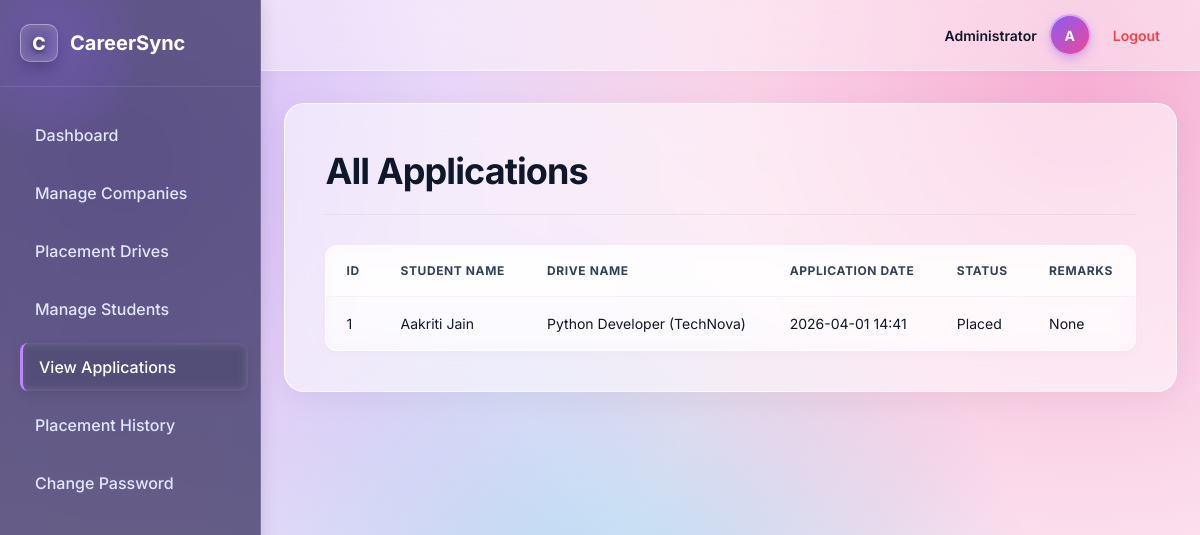
The page /admin/applications (signed in) on the database its author committed.
### models.py (models this page shows)
class Application(db.Model):
    id = db.Column(db.Integer, primary_key = True)
    student_id = db.Column(db.Integer, db.ForeignKey('student.id'), nullable = False)
    drive_id = db.Column(db.Integer, db.ForeignKey('placement_drive.id'), nullable = False)
    application_date = db.Column(db.DateTime, default = datetime.now(UTC))
    status = db.Column(db.String(50), default = "Applied")
    remarks = db.Column(db.String(100))
    __table_args__ = (db.UniqueConstraint('student_id', 'drive_id', name = 'unique_application'),)

class Student(db.Model):
    id = db.Column(db.Integer, primary_key = True)
    full_name = db.Column(db.String(100), nullable = False)
    email = db.Column(db.String(100), nullable = False, unique = True)
    pass_hash = db.Column(db.String(100), nullable = False )
    phone_number = db.Column(db.Integer, nullable = False)
    degree = db.Column(db.String(100), nullable = False)
    branch = db.Column(db.String(100), nullable = False)
    cgpa = db.Column(db.Float, nullable = False)
    skills = db.Column(db.String(100), nullable = False)
    resume_filename = db.Column(db.String(100), nullable = False)
    is_active = db.Column(db.Boolean, default = True)
    internship_experience = db.Column(db.String(100))
    co_curricular_achievements = db.Column(db.String(100))
    created_at = db.Column(db.DateTime, default = datetime.now(UTC))
    applications = db.relationship('Application', backref = 'student', lazy = True)
    placements = db.relationship('Placement', backref = 'student', lazy = True)

class PlacementDrive(db.Model):
    id = db.Column(db.Integer, primary_key = True)
    company_id = db.Column(db.Integer, db.ForeignKey('company.id'), nullable=False)
    job_title = db.Column(db.String(100), nullable = False)
    job_description = db.Column(db.Text, nullable = False)
    skills_required = db.Column(db.String(100), nullable = False)
    package_range = db.Column(db.String(100))
    location = db.Column(db.String(100), nullable = False)
    application_deadline = db.Column(db.DateTime, nullable = False)
    status = db.Column(db.String(50), default = "Pending")
    created_at = db.Column(db.DateTime, default = datetime.now(UTC))
    applications = db.relationship('Application', backref = 'drive', lazy = True)
    eligibility_criteria = db.Column(db.String(100), nullable = False)

class Company(db.Model):
    id = db.Column(db.Integer, primary_key = True)
    company_name = db.Column(db.String(100), nullable = False)
    email = db.Column(db.String(100), nullable = False, unique = True)
    pass_hash = db.Column(db.String(100), nullable = False )
    hr_contact = db.Column(db.Integer, nullable = False)
    website = db.Column(db.String(100), nullable = False)
    domain = db.Column(db.String(100), nullable = False)
    description = db.Column(db.Text, nullable = False)
    approval_status = db.Column(db.String(50), default = "Pending")
    is_active = db.Column(db.Boolean, default = True)
    created_at = db.Column(db.DateTime, default = datetime.now(UTC))
    type_of_employment = db.Column(db.String(100))
    drives = db.relationship('PlacementDrive', backref = 'company', lazy = True)

### app.py (the view)
@app.route("/admin/applications")
def admin_applications():
    if not admin_logged_in():
        flash("Unauthorized access.")
        return redirect(url_for("login"))
    applications = Application.query.all()
    return render_template("admin_applications.html", applications = applications)

### app.py (called while the page is built)
def admin_logged_in():
    return "user_id" in session and session.get("role") =="admin"

### templates/admin_applications.html (shortened to what this page needs)
{% extends "base.html" %}
{% block content %}
<h1>All Applications</h1>
<table>
    <tr>
        <th>ID</th>
        <th>Student Name</th>
        <th>Drive Name</th>
        <th>Application Date</th>
        <th>Status</th>
        <th>Remarks</th>
    </tr>
    {% for application in applications %}
    <tr>
        <td>{{ application.id }}</td>
        <td>{{ application.student.full_name }}</td>
        <td>{{ application.drive.job_title }} ({{ application.drive.company.company_name }})</td>
        <td>{{ application.application_date.strftime('%Y-%m-%d %H:%M') if application.application_date else '' }}</td>
        <td>{{ application.status }}</td>
        <td>{{ application.remarks }}</td>
    </tr>
    {% endfor %}
</table>
{% endblock %}

### templates/base.html (style rules this page uses)
:root { --primary: #8B5CF6; --primary-hover: #7C3AED; --primary-light: rgba(139, 92, 246, 0.2); --text-main: #0f172a; --text-muted: #334155; --glass-bg: rgba(255, 255, 255, 0.55); --glass-border: rgba(255, 255, 255, 0.6); --glass-shadow: 0 8px 32px rgba(0, 0, 0, 0.05); }
body { font-family: 'Inter', -apple-system, BlinkMacSystemFont, "Segoe UI", Roboto, sans-serif; margin: 0; padding: 0; min-height: 100vh; line-height: 1.5; color: var(--text-main); background-color: #fdf2f8; background-image: radial-gradient(circle at 10% 20%, rgba(139, 92, 246, 0.4) 0%, transparent 50%), radial-gradient(circle at 90% 10%, rgba(236, 72, 153, 0.4) 0%, transparent 50%), radial-gradient(circle at 50% 80%, rgba(14, 165, 233, 0.3) 0%, transparent 50%); background-attachment: fixed; background-size: cover; }
h1, h2, h3 { color: var(--text-main); margin-top: 0; font-weight: 700; letter-spacing: -0.025em; }
h1 { font-size: 2.25rem; margin-bottom: 24px; border-bottom: 1px solid rgba(0, 0, 0, 0.05); padding-bottom: 16px; }
p, td, th, button { font-size: 15px; }
table { width: 100%; border-collapse: separate; border-spacing: 0; margin-top: 30px; background: rgba(255, 255, 255, 0.4); backdrop-filter: blur(10px); -webkit-backdrop-filter: blur(10px); border-radius: 12px; overflow: hidden; border: 1px solid rgba(255, 255, 255, 0.6); box-shadow: 0 4px 15px rgba(0, 0, 0, 0.02); }
th, td { padding: 16px 20px; text-align: left; border-bottom: 1px solid rgba(0, 0, 0, 0.04); font-size: 14px; }
th { background: rgba(255, 255, 255, 0.5); font-weight: 700; color: var(--text-muted); text-transform: uppercase; letter-spacing: 0.05em; font-size: 12px; white-space: nowrap; }
tr:last-child td { border-bottom: none; }

### rows shown on the page
Application: id "1", student.full_name "Aakriti Jain", drive.job_title "Python Developer", drive.company.company_name "TechNova", application_date "2026-04-01 14:41", status "Placed", remarks "None"

### other values the page prints
{{ session.get('user_name', session.get('role') | title) }} "Administrator"
{{ session.get('user_name', session.get('role'))[0] | upper }} "A"
